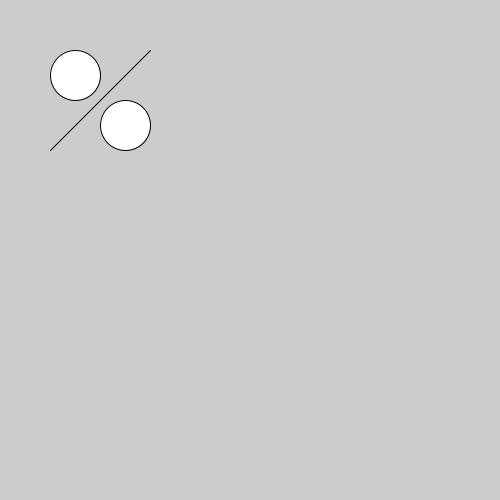
Frame 1 (no input)
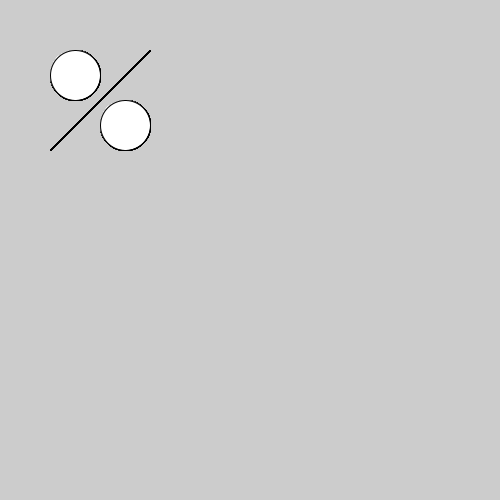
Frame 60 (the mouse pressed at the canvas centre just before this capture)
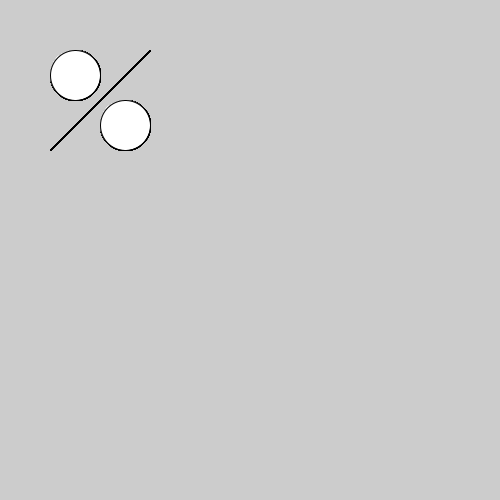
Frame 120 (the mouse held since frame 60 and released just before this capture)

The Processing sketch that drew these frames (run headless with seeded random() and noise(); from frame 60 on, the mouse is pressed at the canvas centre):

// Processing sketch: precentage_sign_task
// ── precentage_sign_task.pde
void setup(){
  size(500,500);
}

void Percent_Symbol(int size, float anchor_x, float anchor_y){
  //size dictates the size of the entire shape in px
  //anchors determine the TOP LEFT corner position of the shape
  
  //draw the diagonal line from one corner to the other (of the bounding box)
  //add ellipses about 1/4 , 1/4 & 3/4 , 3/4 of overall dimensions.
  
  line(anchor_x , anchor_y + size , anchor_x + size , anchor_y);
  ellipse(anchor_x + (size/4) , anchor_y + (size/4) , size/2 , size/2);
  ellipse(anchor_x + (size/4)*3 , anchor_y + (size/4)*3 , size/2 , size/2);
}

void draw(){
  Percent_Symbol(100,50,50);
}
